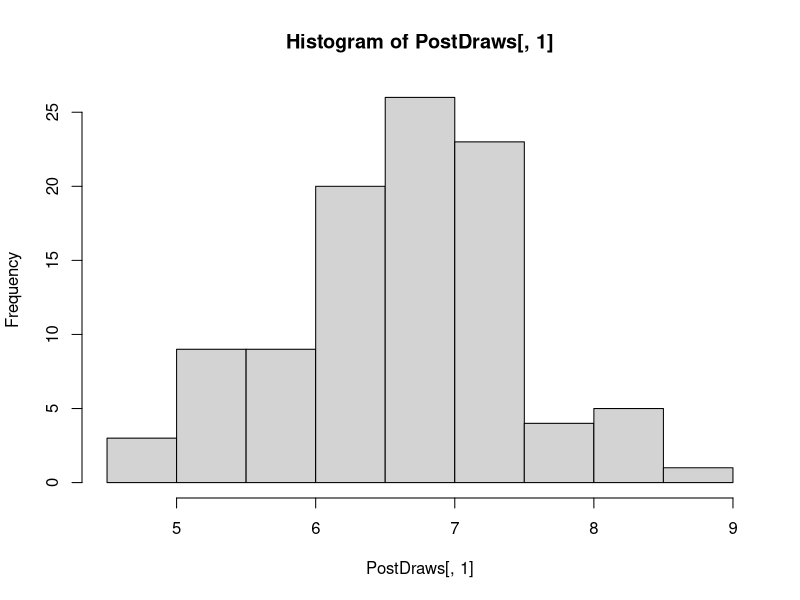

This figure's R source:
NormalNonInfoPrior<-function(NDraws,Data){

#####################################################################################
# PURPOSE: 	Generates samples from the joint posterior distribution of the parameters in the
#
#		MODEL: x1,....xn iid Normal(mu,sigma^2) model. 
#		PRIOR: p(mu,sigma^2) propto 1/sigma^2				
#
#
# INPUT:	NDraw: 		(Scalar)	The number of posterior draws
#		Data:		(n-by-1)	Data vector of n observations
#				
# OUTPUT:	PostDraws:	(NDraws-by-2)	Matrix of posterior draws. 
#						First column holds draws of mu		
#						Second column holds draws of sigma^2
#
# AUTHOR:	Mattias Villani, Sveriges Riksbank and Stockholm University.
#		E-mail: mattias.villani@riksbank.se.
#
# DATE:		2005-04-13
#
######################################################################################


Datamean<-mean(Data)
s2<-var(Data)
n<-length(Data)
PostDraws=matrix(0,NDraws,2)
PostDraws[,2]<-((n-1)*s2)/rchisq(NDraws,n-1)
PostDraws[,1]<-Datamean+rnorm(NDraws,0,1)*sqrt(PostDraws[,2]/n)

return(PostDraws)
}

Data<-rnorm(100,5,10) 			# Sampling 100 observations from the N(5,10) density##
PostDraws<-NormalNonInfoPrior(100,Data) # Generating 1000 draws from the joint posterior density of mu and sigma^2
hist(PostDraws[,1]) 			# Plotting the histogram of mu-draws
